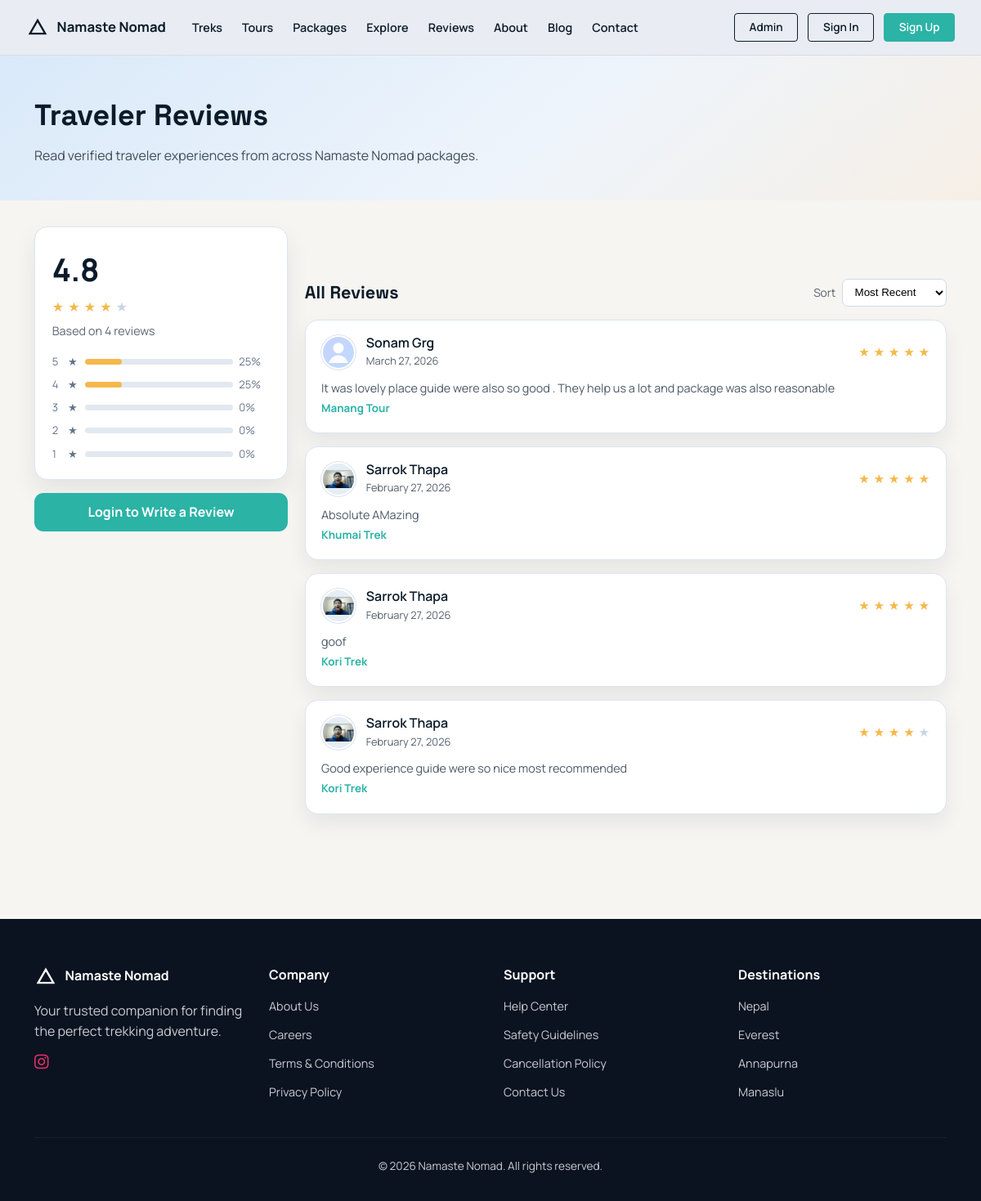
The app's page /reviews/ with its own data.
### core/models.py (models this page shows, shortened)
class Review(models.Model):
    package = models.ForeignKey(Package, on_delete=models.CASCADE, related_name='reviews')
    traveler = models.ForeignKey(
        settings.AUTH_USER_MODEL,
        on_delete=models.SET_NULL,
        related_name='traveler_reviews',
        null=True,
        blank=True,
    )
    rating = models.PositiveSmallIntegerField(
        validators=[MinValueValidator(1), MaxValueValidator(5)],
    )
    comment = models.TextField(blank=True)
    created_at = models.DateTimeField(auto_now_add=True)

class Package(models.Model):
    DIFFICULTY_CHOICES = (
        ('easy', 'Easy'),
        ('moderate', 'Moderate'),
        ('challenging', 'Challenging'),
        ('expedition', 'Expedition'),
    )
    CATEGORY_TREK = 'TREK'
    CATEGORY_TOUR = 'TOUR'
    CATEGORY_CHOICES = (
        (CATEGORY_TREK, 'Trek'),
        (CATEGORY_TOUR, 'Tour'),
    )
    vendor = models.ForeignKey(
        settings.AUTH_USER_MODEL,
        on_delete=models.CASCADE,
        related_name='vendor_packages',
    )
    title = models.CharField(max_length=200)
    category = models.CharField(max_length=10, choices=CATEGORY_CHOICES, default=CATEGORY_TREK)
    location = models.CharField(max_length=120, blank=True)
    location_name = models.CharField(max_length=255, blank=True)
    latitude = models.FloatField(blank=True, null=True)
    longitude = models.FloatField(blank=True, null=True)
    description = models.TextField(blank=True)
    itinerary = models.TextField(blank=True)
    inclusions = models.TextField(blank=True)
    exclusions = models.TextField(blank=True)
    duration_days = models.PositiveSmallIntegerField(blank=True, null=True)
    difficulty = models.CharField(max_length=20, choices=DIFFICULTY_CHOICES, blank=True)
    group_size = models.PositiveSmallIntegerField(blank=True, null=True)
    available_slots = models.PositiveIntegerField(default=10)
    available_from = models.DateField(blank=True, null=True)
    available_until = models.DateField(blank=True, null=True)
    best_season = models.CharField(max_length=100, blank=True)
    image_url = models.URLField(blank=True)
    has_guide = models.BooleanField(default=False)
    includes_meals = models.BooleanField(default=False)
    includes_accommodation = models.BooleanField(default=False)
    includes_transport = models.BooleanField(default=False)
    includes_permits = models.BooleanField(default=False)
    price = models.DecimalField(
        max_digits=10,
        decimal_places=2,
        validators=[MinValueValidator(0)],
    )
    is_active = models.BooleanField(default=True)
    is_featured = models.BooleanField(default=False)
    views_count = models.PositiveIntegerField(default=0)
    created_at = models.DateTimeField(auto_now_add=True)
    @property
    def name(self):
        return self.title

### core/views/review_views.py (the view)
# urls.py: path('reviews/', review_list, name='review_list'),
def review_list(request):
    sort = (request.GET.get('sort') or 'recent').lower()
    reviews_base = Review.objects.select_related('traveler', 'traveler__traveler_profile', 'package')
    if sort == 'highest':
        reviews_base = reviews_base.order_by('-rating', '-created_at')
    elif sort == 'lowest':
        reviews_base = reviews_base.order_by('rating', '-created_at')
    else:
        sort = 'recent'
        reviews_base = reviews_base.order_by('-created_at')
    summary = reviews_base.aggregate(avg_rating=Avg('rating'), total_reviews=Count('id'))
    total_reviews = summary.get('total_reviews') or 0
    avg_rating = summary.get('avg_rating') or 0
    rating_counts = {
        item['rating']: item['total']
        for item in reviews_base.values('rating').annotate(total=Count('id'))
    }
    rating_breakdown = []
    for stars in range(5, 0, -1):
        count = rating_counts.get(stars, 0)
        percent = int(round((count / total_reviews) * 100)) if total_reviews else 0
        rating_breakdown.append({
            'stars': stars,
            'count': count,
            'percent': percent,
        })
    paginator = Paginator(reviews_base, 8)
    page_obj = paginator.get_page(request.GET.get('page'))
    reviews = _prepare_review_cards(page_obj.object_list)
    can_review = request.user.is_authenticated and getattr(request.user, 'user_type', '') == 'traveler'
    review_packages = Package.objects.filter(is_active=True).order_by('title')
    is_logged_in = request.user.is_authenticated
    return render(request, 'core/reviews.html', {
        'reviews': reviews,
        'page_obj': page_obj,
        'review_sort': sort,
        'rating_breakdown': rating_breakdown,
        'avg_rating': avg_rating,
        'total_reviews': total_reviews,
        'can_review': can_review,
        'is_logged_in': is_logged_in,
        'review_packages': review_packages,
    })

### accounts/context_processors.py (called while the page is built, shortened)
def support_context(request):
    user = getattr(request, 'user', None)
    if not getattr(user, 'is_authenticated', False):
        return {}

### core/utils/helpers.py (called while the page is built)
def _safe_related(instance, attribute_name):
    try:
        return getattr(instance, attribute_name)
    except ObjectDoesNotExist:
        return None

def _user_display_name(user):
    if not user:
        return "Traveler"
    full_name = user.get_full_name().strip()
    return full_name or user.username or "Traveler"

def _user_avatar_url(user):
    if not user:
        return ""
    user_type = getattr(user, 'user_type', '')
    if user_type == 'traveler':
        profile = _safe_related(user, 'traveler_profile')
        if profile and profile.avatar:
            return profile.avatar.url
    elif user_type == 'vendor':
        profile = _safe_related(user, 'vendor_profile')
        if profile and profile.logo:
            return profile.logo.url
    elif user_type == 'admin':
        profile = _safe_related(user, 'admin_profile')
        if profile and profile.avatar:
            return profile.avatar.url
    return ""

def _public_profile_url_for_user(user):
    if not user:
        return ''
    user_type = getattr(user, 'user_type', '')
    if user_type == 'traveler':
        return reverse('public_traveler_profile', kwargs={'user_id': user.id})
    if user_type == 'vendor':
        return reverse('vendor_public_profile', kwargs={'vendor_id': user.id})
    return ''

def _prepare_review_cards(review_queryset):
    reviews = list(review_queryset)
    for review in reviews:
        traveler = review.traveler
        review.traveler_name = _user_display_name(traveler)
        review.traveler_avatar_url = _user_avatar_url(traveler)
        review.traveler_profile_url = _public_profile_url_for_user(traveler)
    return reviews

### core/templates/core/reviews.html (shortened to what this page needs)
{% load static %}
<!DOCTYPE html>
<html lang="en">
<head>
    <link rel="stylesheet" href="{% static 'css/style.css' %}">
    <link rel="stylesheet" href="{% static 'css/landing.css' %}">
    <link rel="stylesheet" href="{% static 'css/reviews.css' %}">
    <link rel="stylesheet" href="{% static 'css/notifications.css' %}?v=20260313a">
</head>
<body>
    <nav class="landing-nav">
        <div class="nav-container">
            <a class="nav-brand" href="{% url 'home' %}">
                <svg width="28" height="28" viewBox="0 0 24 24" fill="none" stroke="currentColor" stroke-width="2">
                    <path d="M4 19l8-14 8 14H4z"/>
                </svg>
                <span>Namaste Nomad</span>
            </a>
            <div class="nav-menu">
                <a href="{% url 'package_treks' %}">Treks</a>
                <a href="{% url 'package_tours' %}">Tours</a>
                <a href="{% url 'package_list' %}">Packages</a>
                <a href="{% url 'community_feed' %}">Explore</a>
                <a href="{% url 'review_list' %}">Reviews</a>
                <a href="{% url 'about' %}">About</a>
                <a href="{% url 'blog_list' %}">Blog</a>
                <a href="{% url 'contact' %}">Contact</a>
            </div>
            {% include "core/includes/public_nav_actions.html" %}
        </div>
    </nav>
    <header class="reviews-hero">
        <div class="container-landing">
            <h1>Traveler Reviews</h1>
            <p>Read verified traveler experiences from across Namaste Nomad packages.</p>
        </div>
    </header>
    <main class="reviews-main">
        <div class="container-landing reviews-layout">
            <aside class="reviews-summary-panel">
                <div class="reviews-summary-card">
                    <div class="summary-score">{{ avg_rating|floatformat:1 }}</div>
                    <div class="summary-stars" aria-label="{{ avg_rating|floatformat:1 }} out of 5 stars">
                        {% for star in "12345" %}
                            <span class="{% if forloop.counter <= avg_rating|default:0 %}filled{% endif %}">&#9733;</span>
                        {% endfor %}
                    </div>
                    <div class="summary-count">Based on {{ total_reviews }} review{{ total_reviews|pluralize }}</div>
                    <div class="summary-breakdown">
                        {% for item in rating_breakdown %}
                            <div class="summary-breakdown-row">
                                <span>{{ item.stars }}</span>
                                <span class="filled">&#9733;</span>
                                <div class="summary-breakdown-bar">
                                    <span style="width: {{ item.percent }}%"></span>
                                </div>
                                <span>{{ item.percent }}%</span>
                            </div>
                        {% endfor %}
                    </div>
                </div>
                {% if can_review %}
                    <a class="write-review-btn" href="#write-review">Write a Review</a>
                {% elif not is_logged_in %}
                    <a class="write-review-btn" href="{% url 'account_login_choice' %}">Login to Write a Review</a>
                {% else %}
                    <div class="traveler-only-note">Only traveler accounts can submit reviews.</div>
                {% endif %}
            </aside>
            <section class="reviews-feed-panel">
                <div class="reviews-feed-header">
                    <h2>All Reviews</h2>
                    <form method="get">
                        <label for="review-sort">Sort</label>
                        <select id="review-sort" name="sort" onchange="this.form.submit()">
                            <option value="recent" {% if review_sort == 'recent' %}selected{% endif %}>Most Recent</option>
                        </select>
                    </form>
                </div>
                <div class="all-review-list">
                    {% if reviews %}
                        {% for review in reviews %}
                            <article class="all-review-card">
                                <div class="all-review-head">
                                    <div class="reviewer">
                                        <div class="reviewer-avatar">
                                            {% if review.traveler_profile_url %}<a href="{{ review.traveler_profile_url }}">{% endif %}
                                                {% if review.traveler_avatar_url %}
                                                    <img src="{{ review.traveler_avatar_url }}" alt="{{ review.traveler_name }} avatar">
                                                {% else %}
                                                    <img src="{% static 'images/default-avatar.svg' %}" alt="Reviewer avatar">
                                                {% endif %}
                                            {% if review.traveler_profile_url %}</a>{% endif %}
                                        </div>
                                        <div>
                                            <div class="reviewer-name">
                                                {% if review.traveler_profile_url %}
                                                    <a href="{{ review.traveler_profile_url }}">{{ review.traveler_name }}</a>
                                                {% else %}
                                                    {{ review.traveler_name }}
                                                {% endif %}
                                            </div>
                                            <div class="review-date">{{ review.created_at|date:"F d, Y" }}</div>
                                        </div>
                                    </div>
                                    <div class="review-stars" aria-label="{{ review.rating }} out of 5 stars">
                                        {% for star in "12345" %}
                                            <span class="{% if forloop.counter <= review.rating %}filled{% endif %}">&#9733;</span>
                                        {% endfor %}
                                    </div>
                                </div>
                                <p class="review-comment">{{ review.comment|default:"No comment provided." }}</p>
                                <a class="review-package-link" href="{% url 'package_detail' review.package.id %}">{{ review.package.title }}</a>
                            </article>
                        {% endfor %}
                    {% else %}
                        <div class="review-empty">No reviews yet</div>
                    {% endif %}
                </div>
            </section>
        </div>
    </main>
    {% include "core/components/footer.html" %}
</body>
</html>

### static/css/style.css (style rules this page uses)
* { margin: 0; padding: 0; box-sizing: border-box; }
body { font-family: -apple-system, BlinkMacSystemFont, 'Segoe UI', Roboto, 'Helvetica Neue', Arial, sans-serif; background: #f3f4f6; color: #1f2937; line-height: 1.6; }
.nav-brand { display: flex; align-items: center; gap: 0.75rem; color: white; font-size: 1.25rem; font-weight: 600; text-decoration: none; }

### static/css/landing.css (style rules this page uses)
:root { --ink: #0c1b2a; --muted: #55606d; --light: #f6f5f2; --panel: #ffffff; --border: #d6dbe1; --hero: #cfe3f4; --charcoal: #102233; --dark: #0b1320; --accent: #ff6b57; --accent-2: #2bb3a6; --accent-3: #f0b429; --accent-4: #6c63ff; }
body { font-family: "Manrope", "Segoe UI", sans-serif; background: var(--light); color: var(--ink); }
h1, h2, h3 { font-family: "Space Grotesk", "Manrope", sans-serif; }
.container-landing { max-width: 1180px; margin: 0 auto; padding: 0 2rem; }
section { padding: 4rem 0; }
.landing-nav { background: #e9edf3; border-bottom: 1px solid #d8dde4; position: sticky; top: 0; z-index: 1000; }
.nav-container { max-width: 1200px; margin: 0 auto; padding: 1rem 2rem; display: flex; align-items: center; justify-content: space-between; gap: 2rem; }
.landing-nav .nav-brand { display: flex; align-items: center; gap: 0.6rem; font-size: 1.05rem; font-weight: 700; color: var(--ink); text-decoration: none; }
.nav-menu { display: flex; gap: 1.5rem; font-size: 0.9rem; }
.nav-menu a { color: var(--ink); text-decoration: none; font-weight: 600; }
.reviewer { display: flex; align-items: center; gap: 0.8rem; }
.reviewer-avatar { width: 42px; height: 42px; border-radius: 50%; background: #e6edf5; display: flex; align-items: center; justify-content: center; overflow: hidden; border: 2px solid #ffffff; box-shadow: 0 0 0 1px #dbe3ed; }
.reviewer-avatar img { width: 100%; height: 100%; object-fit: cover; display: block; }
.reviewer-name { font-weight: 600; line-height: 1.2; }
.reviewer-name a { color: inherit; text-decoration: none; }
.review-date { font-size: 0.8rem; color: var(--muted); margin-top: 0.15rem; }
.review-stars { color: #c9d5e3; font-size: 0.95rem; letter-spacing: 0.05rem; white-space: nowrap; }
.review-stars .filled { color: #f5b84a; }
.review-comment { color: #4c5a68; font-size: 0.9rem; line-height: 1.6; }

### records on screen
Review: traveler_name "Sonam Grg", created_at "March 27, 2026", comment "It was lovely place guide were also so good . They help us a lot and package was also reasonable", package "Manang Tour"
Review: traveler_name "Sarrok Thapa", created_at "February 27, 2026", comment "Absolute AMazing", package "Khumai Trek"
Review: traveler_name "Sarrok Thapa", created_at "February 27, 2026", comment "goof", package "Kori Trek"
Review: traveler_name "Sarrok Thapa", created_at "February 27, 2026", comment "Good experience guide were so nice most recommended", package "Kori Trek"

### other values on screen
{{ avg_rating|floatformat:1 }} "4.8"
{{ total_reviews }} "4"
{{ item.stars }} "5" "4" "3" "2" "1"
{{ item.percent }} "25" "25" "0" "0" "0"
